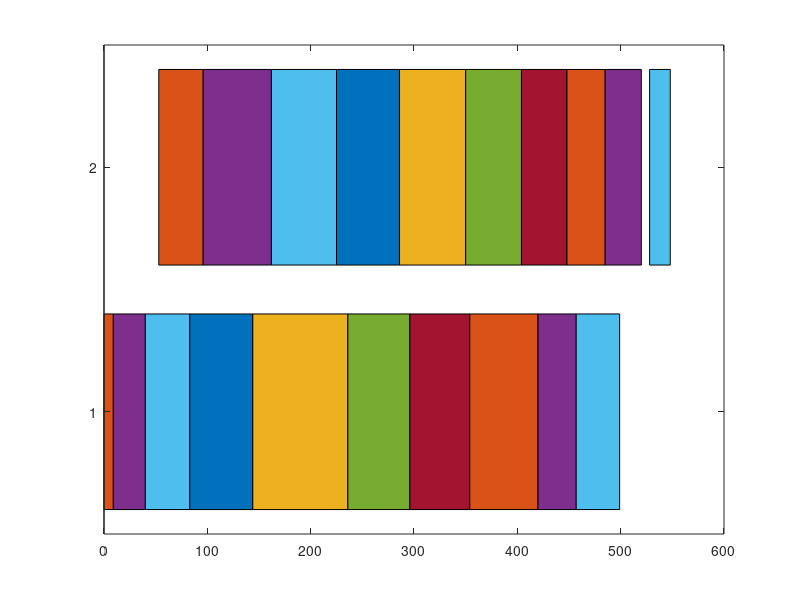

Source code (MATLAB):
clear;
clc;

nJob = 10;                                          %numero di job
p = int16(unifrnd(1,50,[nJob 3]));         %processing time job i su macchina k
w1 = int16(unifrnd(0,50,[1 nJob]));                %waiting time del job i tra macchina 1 e 2

%processing time sommato da utilizzare in johnson (2 macchine invece di 3)
for i = 1:nJob
    Pf(i,1) = p(i,1) + p(i,2);          %Pf = p first
    Pf(i,2) = p(i,2) + p(i,3);
end

%Algoritmo di Johnson (slide lez04_MES_technologies)
%passo 1
Pf2 = Pf;       %copio Pf in modo da poter sovrascrivere liberamente Pf2
k = 1;
L = nJob;
%passo 2
unscheduled = [1:nJob];
scheduled = zeros(1,nJob);

while ~isempty(unscheduled)
    %passo 3
     if min(Pf2) ~= 200         %200 >> 100 (limite massimo teorico processing time)
         mina = find(Pf2(:,1) == min(Pf2(:,1)),1);      %trovo l'indice del minimo di p1
         minb = find(Pf2(:,2) == min(Pf2(:,2)),1);      %trovo l'indice del minimo di p2
     end
    %passo 4
    if Pf2(mina,1) < Pf2(minb,2)
        scheduled(k) =  unscheduled(find(unscheduled == mina,1));       %aggiungo elemento allo scheduling
        unscheduled(find(unscheduled == mina)) = [];                               %lo rimuovo dalla lista dei job unscheduled
        k = k + 1;                                                                                            %incremento k
        Pf2(mina,1) = 200;                                                                            %sovrascrivo il proc. time del job schedulizzato
        Pf2(mina, 2) = 200;                                                                           %sovrascrivo il proc. time del job schedulizzato
    %passo 5
    elseif Pf2(minb,2) < Pf2(mina,1)
        scheduled(L) =  unscheduled(find(unscheduled == minb,1));           %aggiungo elemento allo scheduling
        unscheduled(find(unscheduled == minb)) = [];                                   %lo rimuovo dalla lista dei job unscheduled
        L = L - 1;                                                                                                %Decremento L
        Pf2(minb,1) = 200;                                                                                %sovrascrivo il proc. time del job schedulizzato
        Pf2(minb, 2) = 200;                                                                               %sovrascrivo il proc. time del job schedulizzato
    else    %caso in cui mina = minb
        if k > nJob-L     %se ci sono meno elementi a sinistra rispetto a destra
            scheduled(L) =  unscheduled(find(unscheduled == minb,1));           
            unscheduled(find(unscheduled == minb)) = [];                               
            L = L - 1;
            Pf2(minb,1) = 200;
            Pf2(minb, 2) = 200;
        else                   %viceversa
            scheduled(k) =  unscheduled(find(unscheduled == mina,1));         
             unscheduled(find(unscheduled == mina)) = [];                            
            k = k + 1;
            Pf2(mina,1) = 200;
            Pf2(mina, 2) = 200;
        end
    end
    %passo 6: prosegui finchè la lista degli unscheduled non è vuota
end

C = Inf(size(Pf,1),size(Pf,2));                     %completion time sulla macchina k per ogni job i
S = Inf(size(Pf,1),size(Pf,2));                     %starting time su ogni macchina k per ogni job i

%macchina 1
time = 0;
for i = 1:nJob
    S(scheduled(i),1) = time;
    C(scheduled(i),1) = time + Pf(scheduled(i), 1);
    time = time + Pf(scheduled(i), 1);
end

%macchina 2
S(scheduled(1),2)= C(scheduled(1),1) + w1(scheduled(1));            %starting time primo job = completion time su m1 + w1
C(scheduled(1),2) = S(scheduled(1),2) + Pf(scheduled(1), 2);        %completion time primo job
for i=2:nJob
    if(C(scheduled(i),1) + w1(scheduled(i))) >= C(scheduled(i-1),2)         %se al termine del waiting time la macchina è libera
        S(scheduled(i),2) = C(scheduled(i),1) + w1(scheduled(i));
    else                                                                                                           %altrimenti se non è libera esegui al termine del job precedente
        S(scheduled(i),2) = C(scheduled(i-1),2);
    end
    C(scheduled(i),2) = S(scheduled(i),2) + Pf(scheduled(i), 2);                %completion time = starting time + processing time
end

%Gantt Chart
M1 = zeros(1,nJob*2);                 %macchina 1
k = 1;
for i = 2:2:nJob*2
    M1(i) = Pf(scheduled(k),1);
    k = k+1;
end

M2 = zeros(1,nJob*2);                  %macchina 2
k = 2;
M2(1) = Pf(scheduled(1),1)+w1(scheduled(1));
M2(2) = Pf(scheduled(1),2);
for i = 3:2:nJob*2
    M2(i) = S(scheduled(k),2) - C(scheduled(k-1),2);
    M2(i+1) = Pf(scheduled(k), 2);
    k = k+1;
end

Positions=[1,2];
Gap_Duration = [M1; M2];
H = barh(Positions,Gap_Duration,'stacked');
set(H([1 3 5 7 9 11 13 15 17 19]),'Visible','off');
